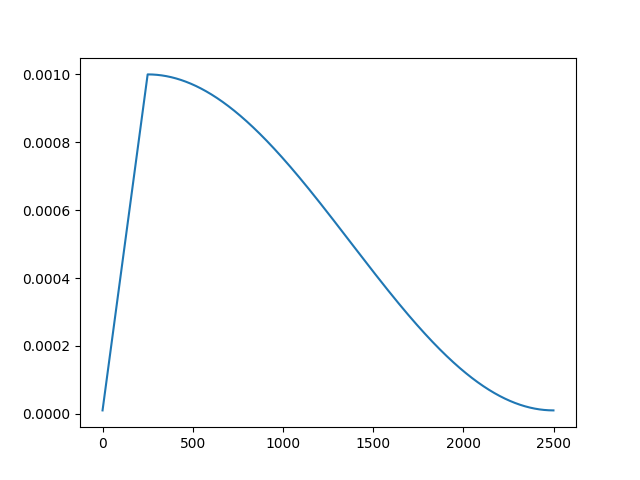
#> input picture images/scheduler.png, 640 x 480 px
$ python -i augments.py   (imports and definitions only)
#> lines starting #> are read from the running program, lines starting #| are printed output that depends on the picture
import torch
import numpy as np
import random
import cv2
import torch.nn.functional as F


def hsv(img, hgain=0.015, sgain=0.7, vgain=0.4):
    # HSV color-space augmentation
#> called with hgain = 0.015, sgain = 0.7, vgain = 0.4
    if hgain or sgain or vgain:
        r = np.random.uniform(-1, 1, 3) * [hgain, sgain, vgain] + 1  # random gains
        hue, sat, val = cv2.split(cv2.cvtColor(img, cv2.COLOR_RGB2HSV))
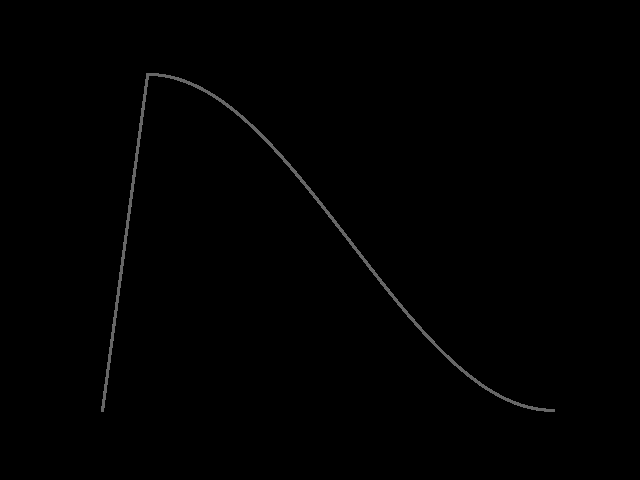
#> hue: shape (480, 640); min 0, max 120, mean 1

        x = np.arange(0, 256, dtype=r.dtype)
        lut_hue = ((x * r[0]) % 180).astype(np.uint8)
        lut_sat = np.clip(x * r[1], 0, 255).astype(np.uint8)
        lut_val = np.clip(x * r[2], 0, 255).astype(np.uint8)

        im_hsv = cv2.merge((cv2.LUT(hue, lut_hue), cv2.LUT(sat, lut_sat), cv2.LUT(val, lut_val)))
#> im_hsv: shape (480, 640, 3); mean H, S, V 1, 1.5, 252.1
        cv2.cvtColor(im_hsv, cv2.COLOR_HSV2RGB, dst=img)
#> img: shape (480, 640, 3); mean R, G, B 250.8, 251.6, 252.1


# [67 lines left out: functions mixup, vertical_flip, horisontal_flip, get_rot_mat, rotate, not called in this run]

>>> import cv2
>>> picture = cv2.cvtColor(cv2.imread('../images/scheduler.png'), cv2.COLOR_BGR2RGB)
>>> result = hsv(picture)

$ run again, on images/loss.png
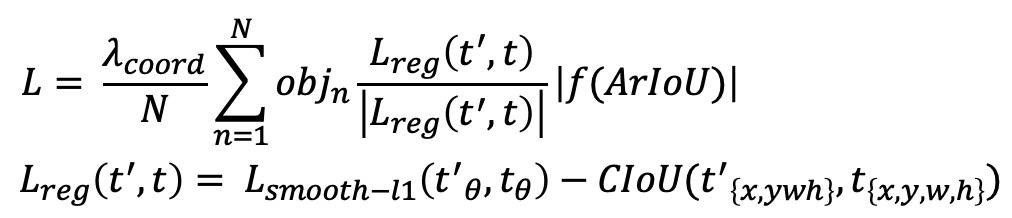
#> input picture images/loss.png, 1012 x 218 px
#> in hsv, `hue, sat, val = cv2.split(cv2.cvtColor(img, cv2.COLOR_RGB2HSV))`:
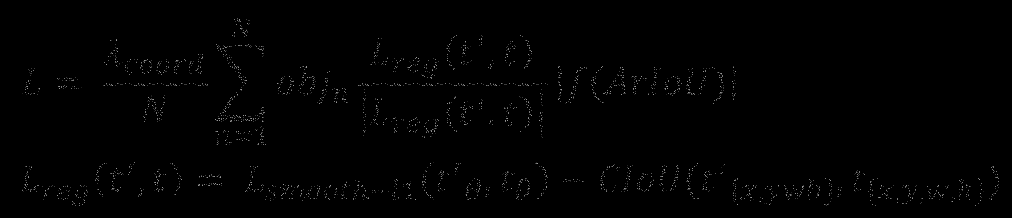
#> hue: shape (218, 1012); min 0, max 150, mean 1.4
#> in hsv, `hue, sat, val = cv2.split(cv2.cvtColor(img, cv2.COLOR_RGB2HSV))`:
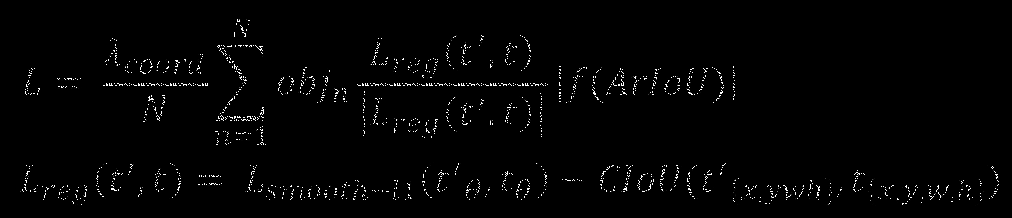
#> sat: shape (218, 1012); min 0, max 255, mean 3.8
#> im_hsv: shape (218, 1012, 3); mean H, S, V 1.4, 3.8, 238.9
#> img: shape (218, 1012, 3); mean R, G, B 238.9, 238.9, 238.9

$ run again, on images/recall.png
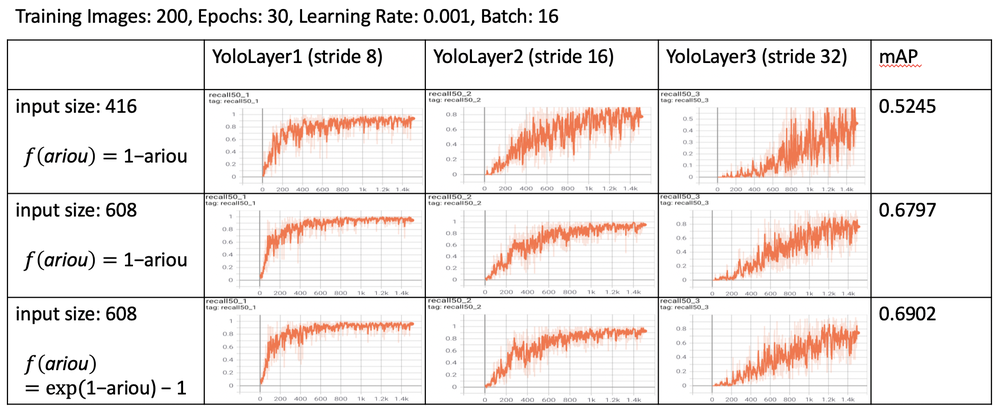
#> input picture images/recall.png, 1000 x 413 px, shrunk from 1890 x 780 before the run
#> in hsv, `hue, sat, val = cv2.split(cv2.cvtColor(img, cv2.COLOR_RGB2HSV))`:
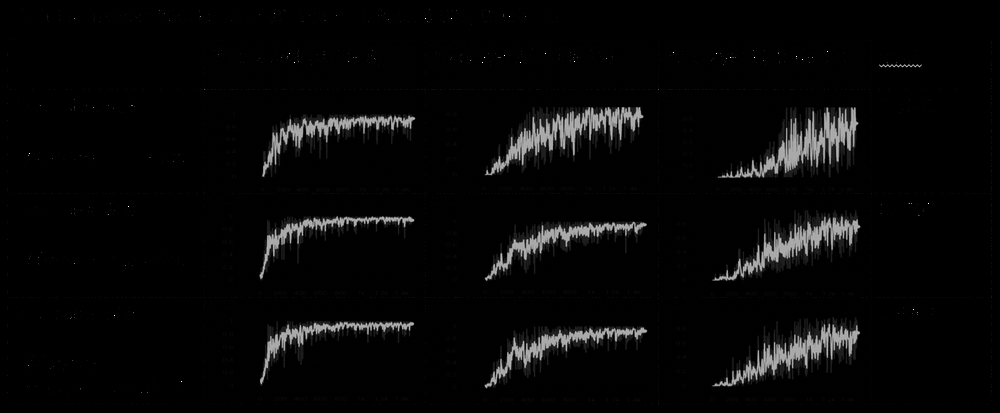
#> sat: shape (413, 1000); min 0, max 255, mean 7.7
#> im_hsv: shape (413, 1000, 3); mean H, S, V 12.8, 10, 243.2
#> in hsv, `cv2.cvtColor(im_hsv, cv2.COLOR_HSV2RGB, dst=img)`:
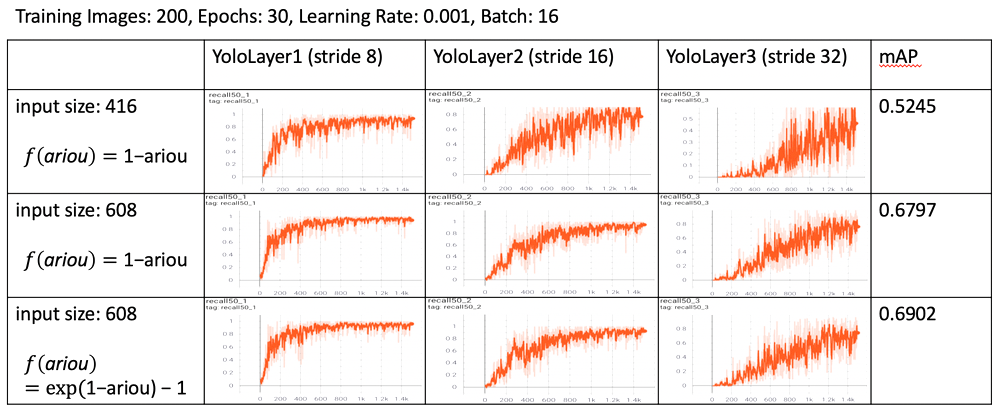
#> img: shape (413, 1000, 3); mean R, G, B 243.1, 235.9, 233.5
